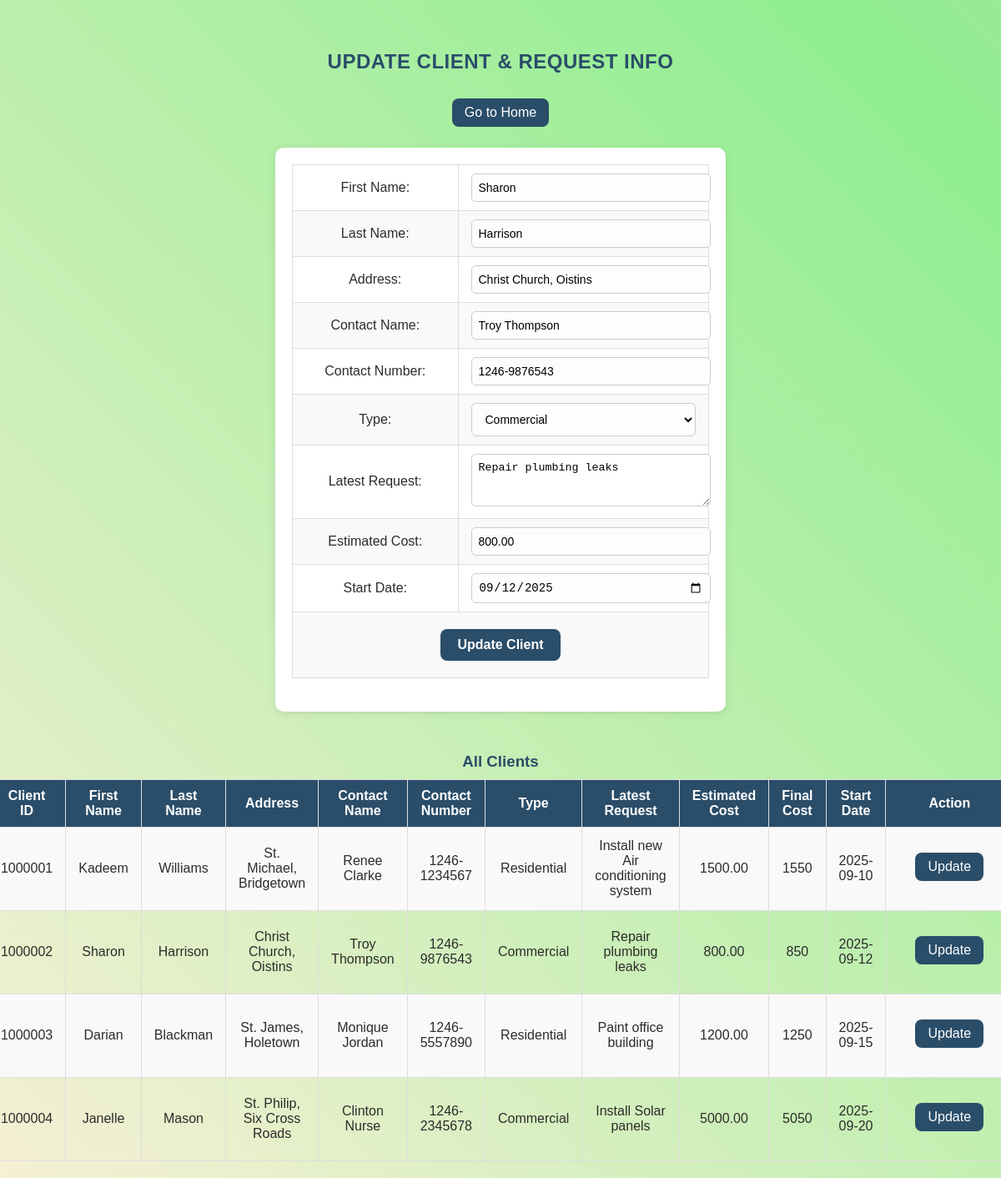
The app's page /updateClient.php?ClientId=1000002 with its own data.
### tables this page shows
CREATE TABLE IF NOT EXISTS `client` (
  `ClientId` int NOT NULL AUTO_INCREMENT,
  `FirstName` varchar(60) DEFAULT NULL,
  `LastName` varchar(60) DEFAULT NULL,
  `Address` varchar(120) DEFAULT NULL,
  `ContactName` varchar(60) DEFAULT NULL,
  `ContactNumber` varchar(12) DEFAULT NULL,
  `Type` varchar(50) DEFAULT NULL,
  PRIMARY KEY (`ClientId`)
);

### updateClient.php (the view, shortened to what this page needs)
<!DOCTYPE html>
<html>
<head>
    <link rel="stylesheet" href="style.css">
</head>
<body>
    <h2>UPDATE CLIENT & REQUEST INFO</h2>
    <a href="index.php">Go to Home</a>
    <?php
    require_once('mysql_connect.php');
    $ClientId = 0;
    if (isset($_GET['ClientId'])) $ClientId = intval($_GET['ClientId']);
    elseif (isset($_POST['ClientId'])) $ClientId = intval($_POST['ClientId']);
    if ($ClientId > 0) {
        $sql = "SELECT c.*,
                       (SELECT Description FROM Request WHERE ClientId=c.ClientId ORDER BY RequestId DESC LIMIT 1) AS LatestRequest,
                       (SELECT EstimatedCost FROM Request WHERE ClientId=c.ClientId ORDER BY RequestId DESC LIMIT 1) AS EstimatedCost,
                       (SELECT StartDate FROM Request WHERE ClientId=c.ClientId ORDER BY RequestId DESC LIMIT 1) AS StartDate
                FROM Client c
                WHERE c.ClientId=$ClientId";
        $result = mysqli_query($dbcon, $sql);
        if (mysqli_num_rows($result) > 0) {
            $client = mysqli_fetch_assoc($result);
    ?>
            <form action="updateClient.php" method="post">
                <table cellpadding="5" cellspacing="0" border="0">
                    <tr>
                        <td>First Name:</td>
                        <td><input type="text" name="FirstName" value="<?php echo $client['FirstName']; ?>"></td>
                    </tr>
                    <tr>
                        <td>Last Name:</td>
                        <td><input type="text" name="LastName" value="<?php echo $client['LastName']; ?>"></td>
                    </tr>
                    <tr>
                        <td>Address:</td>
                        <td><input type="text" name="Address" value="<?php echo $client['Address']; ?>"></td>
                    </tr>
                    <tr>
                        <td>Contact Name:</td>
                        <td><input type="text" name="ContactName" value="<?php echo $client['ContactName']; ?>"></td>
                    </tr>
                    <tr>
                        <td>Contact Number:</td>
                        <td><input type="text" name="ContactNumber" value="<?php echo $client['ContactNumber']; ?>"></td>
                    </tr>
                    <tr>
                        <td>Type:</td>
                        <td>
                            <select name="Type">
                                <option value="Commercial" <?php if ($client['Type'] == 'Commercial') echo "selected"; ?>>Commercial</option>
                            </select>
                        </td>
                    </tr>
                    <tr>
                        <td>Latest Request:</td>
                        <td><textarea name="Description" rows="3"><?php echo htmlspecialchars($client['LatestRequest']); ?></textarea></td>
                    </tr>
                    <tr>
                        <td>Estimated Cost:</td>
                        <td><input type="number" name="EstimatedCost" value="<?php echo $client['EstimatedCost']; ?>"></td>
                    </tr>
                    <tr>
                        <td>Start Date:</td>
                        <td><input type="date" name="StartDate" value="<?php echo $client['StartDate']; ?>"></td>
                    </tr>
                    <tr>
                        <td colspan="2" align="center">
                            <input type="submit" name="submit" value="Update Client">
                        </td>
                    </tr>
                </table>
            </form>
    <?php
        }
    }
    echo "<h3>All Clients</h3>";
    $allClients = mysqli_query($dbcon, "
        SELECT c.*,
               (SELECT Description FROM Request WHERE ClientId = c.ClientId ORDER BY RequestId DESC LIMIT 1) AS LatestRequest,
               (SELECT EstimatedCost FROM Request WHERE ClientId = c.ClientId ORDER BY RequestId DESC LIMIT 1) AS EstimatedCost,
               (SELECT StartDate FROM Request WHERE ClientId = c.ClientId ORDER BY RequestId DESC LIMIT 1) AS StartDate
        FROM Client c
        ORDER BY c.ClientId ASC
    ");
    if (mysqli_num_rows($allClients) > 0) {
        echo "<table>
                <tr>
                    <th>Client ID</th>
                    <th>First Name</th>
                    <th>Last Name</th>
                    <th>Address</th>
                    <th>Contact Name</th>
                    <th>Contact Number</th>
                    <th>Type</th>
                    <th>Latest Request</th>
                    <th>Estimated Cost</th>
                    <th>Final Cost</th>
                    <th>Start Date</th>
                    <th>Action</th>
                </tr>";
        while ($row = mysqli_fetch_assoc($allClients)) {
            $finalCost = $row['EstimatedCost'] + 50;
            echo "<tr>
                    <td>{$row['ClientId']}</td>
                    <td>{$row['FirstName']}</td>
                    <td>{$row['LastName']}</td>
                    <td>{$row['Address']}</td>
                    <td>{$row['ContactName']}</td>
                    <td>{$row['ContactNumber']}</td>
                    <td>{$row['Type']}</td>
                    <td>" . htmlspecialchars($row['LatestRequest']) . "</td>
                    <td>{$row['EstimatedCost']}</td>
                    <td>{$finalCost}</td>
                    <td>{$row['StartDate']}</td>
                    <td><a class='update-link' href='updateClient.php?ClientId={$row['ClientId']}'>Update</a></td>
                </tr>";
        }
        echo "</table>";
    } else {
        echo "<p>No clients found.</p>";
    }
    ?>
</body>
</html>

### style.css (style rules this page uses)
body { font-family: "Poppins", "Segoe UI", sans-serif; color: #2c2c2c; margin: 0; padding: 0; background: linear-gradient(45deg, #d2001a, #7462ff, purple, pink); background-size: 300% 300%; animation: color 12s ease-in-out infinite; }
h1, h2 { text-align: center; color: #1a237e; letter-spacing: 0.5px; }
a { margin: 20px; padding: 10px 16px; background-color: #3949ab; color: #ffffff; border-radius: 6px; text-align: center; text-decoration: none; font-weight: 500; }
form { width: 70%; max-width: 700px; }
table { width: 100%; border-collapse: collapse; }
td { padding: 12px 8px; vertical-align: middle; }
input[type="text"], input[type="number"], input[type="date"], input[type="email"], select { width: 100%; padding: 10px 12px; border: 1px solid #ccc; border-radius: 6px; background-color: #fdfdfd; font-size: 14px; transition: all 0.3s ease; }
input[type="submit"], input[type="reset"], button { background-color: #3949ab; color: #fff; border: none; padding: 10px 18px; border-radius: 6px; cursor: pointer; font-size: 14px; font-weight: 600; margin: 10px 5px; transition: all 0.3s ease; }

### updateClient.php (style rules this page uses)
body { display: flex; flex-direction: column; align-items: center; justify-content: flex-start; padding-top: 40px; font-family: Arial, sans-serif; background: linear-gradient(45deg, #3BB9FF, #FFF0DB, lightgreen, pink); background-size: 300% 300%; animation: color 12s ease-in-out infinite; }
h2, h3 { text-align: center; color: #2a4d69; margin-bottom: 10px; }
a[href="index.php"], a.update-link { display: inline-block; margin-bottom: 25px; background: #2a4d69; color: #fff; text-decoration: none; padding: 8px 15px; border-radius: 8px; transition: 0.3s; }
form { padding: 20px; margin-bottom: 30px; background: #fff; border-radius: 10px; box-shadow: 0 2px 10px rgba(0, 0, 0, 0.1); width: 500px; max-width: 90%; }
table { border-collapse: collapse; width: 100%; margin-bottom: 20px; }
th, td { border: 1px solid #ddd; padding: 10px 15px; text-align: center; }
th { background: #2a4d69; color: #fff; }
tr:nth-child(even) { background: #f9f9f9; }
textarea, input[type="text"], input[type="number"], input[type="date"] { width: 100%; padding: 8px; border-radius: 5px; border: 1px solid #ccc; }
input[type="submit"] { background: #2a4d69; color: #fff; border: none; padding: 10px 20px; border-radius: 8px; cursor: pointer; font-size: 16px; transition: 0.3s; }

### records on screen
client: FirstName "Sharon", LastName "Harrison", Address "Christ Church, Oistins", ContactName "Troy Thompson", ContactNumber "1246-9876543", Type "Commercial", ClientId "1000002", LatestRequest "Repair plumbing leaks", EstimatedCost "800.00", finalCost "850", StartDate "2025-09-12"
client: ClientId "1000001", FirstName "Kadeem", LastName "Williams", Address "St. Michael, Bridgetown", ContactName "Renee Clarke", ContactNumber "1246-1234567", Type "Residential", LatestRequest "Install new Air conditioning system", EstimatedCost "1500.00", finalCost "1550", StartDate "2025-09-10"
client: ClientId "1000003", FirstName "Darian", LastName "Blackman", Address "St. James, Holetown", ContactName "Monique Jordan", ContactNumber "1246-5557890", Type "Residential", LatestRequest "Paint office building", EstimatedCost "1200.00", finalCost "1250", StartDate "2025-09-15"
client: ClientId "1000004", FirstName "Janelle", LastName "Mason", Address "St. Philip, Six Cross Roads", ContactName "Clinton Nurse", ContactNumber "1246-2345678", Type "Commercial", LatestRequest "Install Solar panels", EstimatedCost "5000.00", finalCost "5050", StartDate "2025-09-20"
